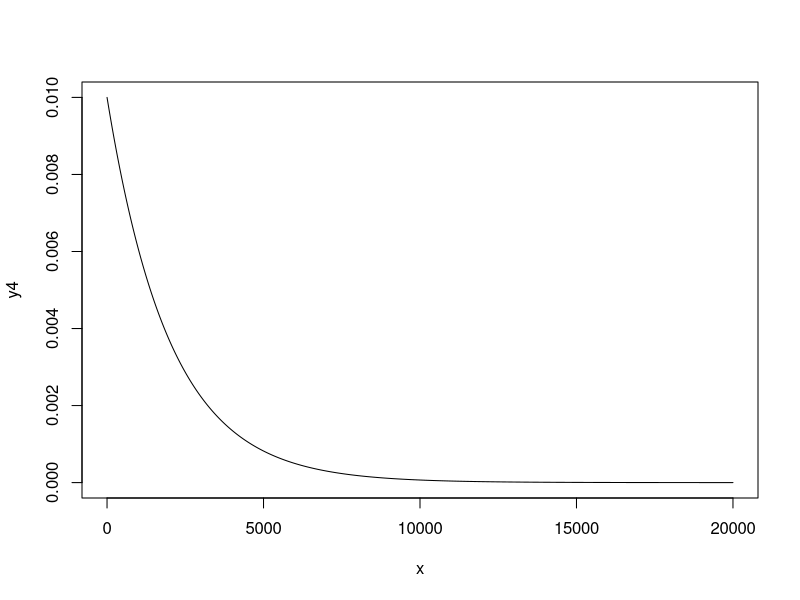

Here is the R script that generated this plot:
episodenum = 20000
x = seq(0,episodenum,by=1)

# logistic
#fix = 40000
#a=1
#b=-10*1/fix*3
#c=-fix*0.3
#c
#d=0
#y = a/(1+exp(-b*(x+c))) 
#plot(y~x,type='l')
#which(y)

# inverse
#a = 1
#y2 = 1/(a*x)
#lines(y2~x,col='red')

# exponential
#a = 0.1
#b = 1/episodenum*13
#y3 = a*exp(-b*x)
#which(y3<0.001)[1]
#lines(y3~x,col='blue')

# exponential a
a = 0.9995
lrstart = 0.01
y4 = lrstart*a^(x)
plot(y4~x,type='l')
y4[(length(y4)-100):length(y4)]
